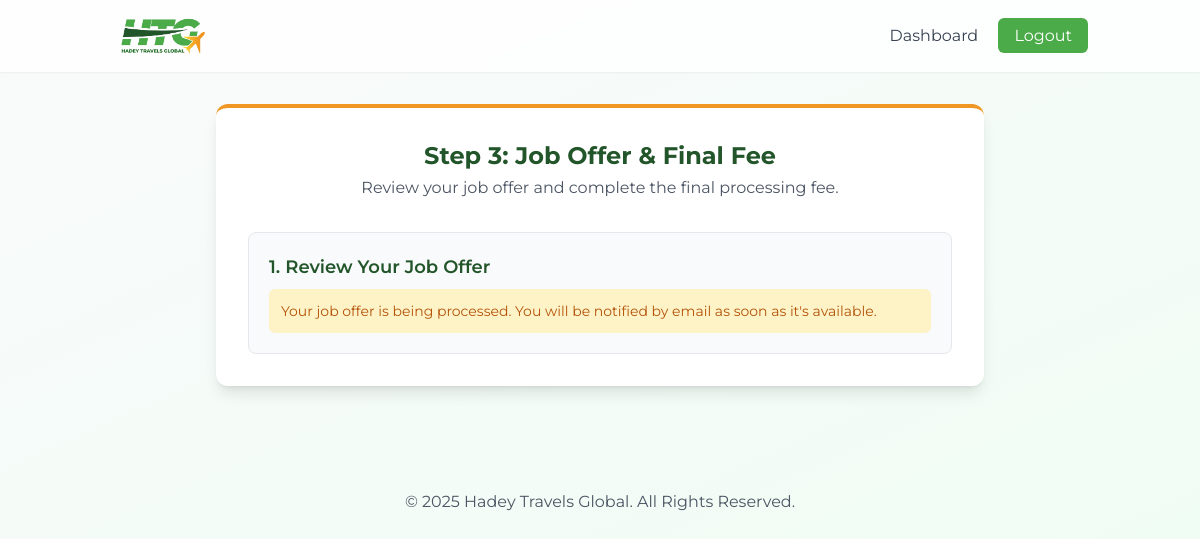
The app's page /worker/job-offer/ (signed in), older data.
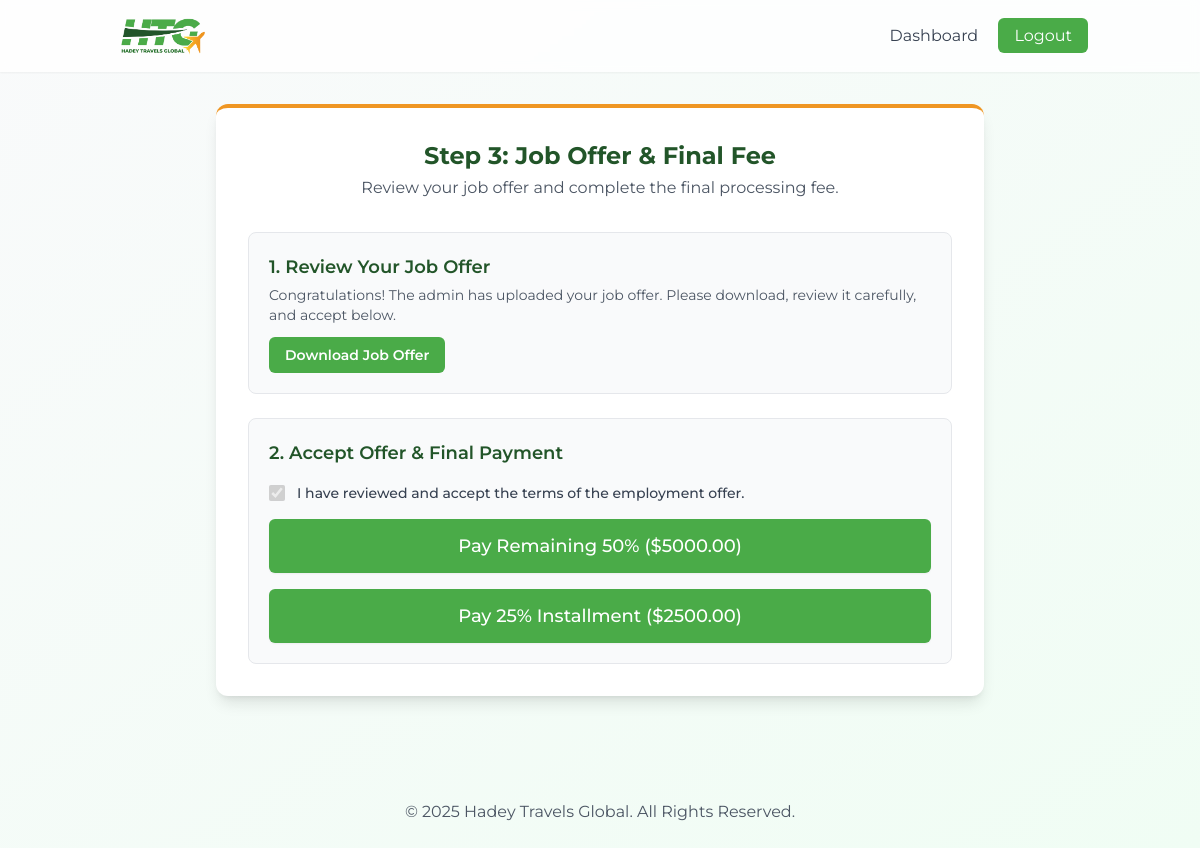
The same page, newer data.
### portal/models.py (models this page shows, shortened)
class WorkApplication(models.Model):
    class WorkApplicationStatus(models.TextChoices):
        STEP_1_APPLICATION_FORM = 'STEP_1_APPLICATION_FORM', 'Step 1: Application Form'
        STEP_2_EMPLOYMENT_FORM = 'STEP_2_EMPLOYMENT_FORM', 'Step 2: Employment Form & 50% Fee'
        STEP_3_JOB_OFFER = 'STEP_3_JOB_OFFER', 'Step 3: Job Offer & Final Fee'
        STEP_4_VISA_APPLICATION = 'STEP_4_VISA_APPLICATION', 'Step 4: Visa Application'
        COMPLETED = 'COMPLETED', 'Completed'
    class VisaStatus(models.TextChoices):
        NOT_STARTED = 'NOT_STARTED', 'Not Started'
        IN_PROGRESS = 'IN_PROGRESS', 'In Progress'
        APPROVED = 'APPROVED', 'Approved'
        REJECTED = 'REJECTED', 'Rejected'
    user = models.OneToOneField(settings.AUTH_USER_MODEL, on_delete=models.CASCADE, related_name='work_application')
    status = models.CharField(max_length=50, choices=WorkApplicationStatus.choices, default=WorkApplicationStatus.STEP_1_APPLICATION_FORM)
    visa_status = models.CharField(max_length=50, choices=VisaStatus.choices, default=VisaStatus.NOT_STARTED)
    passport_photograph = models.ImageField(upload_to='passport_photos/', blank=True, null=True)
    full_name = models.CharField(max_length=255, blank=True, null=True)
    gender = models.CharField(max_length=20, blank=True, null=True)
    date_of_birth = models.DateField(blank=True, null=True)
    place_of_birth = models.CharField(max_length=100, blank=True, null=True)
    nationality = models.CharField(max_length=100, blank=True, null=True)
    passport_number = models.CharField(max_length=100, blank=True, null=True)
    passport_issue_date = models.DateField(blank=True, null=True)
    passport_expiry_date = models.DateField(blank=True, null=True)
    marital_status = models.CharField(max_length=20, blank=True, null=True)
    current_address = models.CharField(max_length=255, blank=True, null=True)
    contact_number = models.CharField(max_length=20, blank=True, null=True)
    email = models.EmailField(blank=True, null=True)
    job_title = models.CharField(max_length=255, blank=True, null=True)
    sponsor = models.CharField(max_length=100, blank=True, null=True)
    destination_country = models.ForeignKey(Country, on_delete=models.SET_NULL, null=True, blank=True)
    applied_before = models.BooleanField(default=False)
    previous_application_details = models.TextField(blank=True)
    highest_qualification = models.CharField(max_length=255, blank=True, null=True)
    field_of_study = models.CharField(max_length=255, blank=True, null=True)
    years_of_experience = models.CharField(max_length=50, blank=True, null=True)
    skills_certifications = models.TextField(blank=True)
    declaration_agreed = models.BooleanField(default=False)
    job_offer_accepted = models.BooleanField(default=False)
    created_at = models.DateTimeField(auto_now_add=True)
    updated_at = models.DateTimeField(auto_now=True)

### portal/views.py (the view)
# urls.py: path('worker/job-offer/', views.work_job_offer_view, name='work_job_offer'),
@login_required
def work_job_offer_view(request):
    application = request.user.work_application
    if request.method == 'POST':
        application.job_offer_accepted = True
        application.save()
        return JsonResponse({'success': True, 'message': 'Offer accepted successfully!'})
    job_offer = Document.objects.filter(work_application=application, document_type=Document.DocumentType.JOB_OFFER, is_admin_upload=True).first()
    fifty_paid = Payment.objects.filter(work_application=application, purpose=Payment.PaymentPurpose.WORK_VISA_50_PERCENT, status=Payment.PaymentStatus.SUCCESSFUL).exists()
    final_fifty_paid = Payment.objects.filter(work_application=application, purpose=Payment.PaymentPurpose.WORK_VISA_FINAL_50_PERCENT, status=Payment.PaymentStatus.SUCCESSFUL).exists()
    twenty_five_paid_count = Payment.objects.filter(work_application=application, purpose=Payment.PaymentPurpose.WORK_VISA_25_PERCENT, status=Payment.PaymentStatus.SUCCESSFUL).count()
    payment_status = 'none'
    if final_fifty_paid or twenty_five_paid_count >= 2:
        payment_status = 'full_paid'
    elif fifty_paid:
        payment_status = 'half_paid'
    remaining_50_percent = 0
    remaining_25_percent = 0
    if application.destination_country:
        total_fee = application.destination_country.processing_fee
        remaining_50_percent = total_fee * Decimal('0.50')
        remaining_25_percent = total_fee * Decimal('0.25')
    context = {
        'application': application, 'job_offer': job_offer,
        'payment_status': payment_status,
        'remaining_50_percent': remaining_50_percent,
        'remaining_25_percent': remaining_25_percent
    }
    return render(request, 'portal/work_job_offer.html', context)

### templates/portal/work_job_offer.html (shortened to what this page needs)
{% extends "base.html" %}
{% block content %}
<div class="max-w-3xl mx-auto">
    <div class="bg-white p-8 rounded-xl shadow-lg border-t-4 border-accent-orange">
        <div class="text-center mb-8">
            <h1 class="text-2xl font-bold text-dark-green">Step 3: Job Offer & Final Fee</h1>
            <p class="text-gray-600 mt-1">Review your job offer and complete the final processing fee.</p>
        </div>
        <div class="space-y-6">
            <div class="p-5 border rounded-lg bg-gray-50">
                <h2 class="text-lg font-semibold text-dark-green">1. Review Your Job Offer</h2>
                {% if job_offer %}
                    <p class="text-sm text-gray-600 mt-1">Congratulations! The admin has uploaded your job offer. Please download, review it carefully, and accept below.</p>
                    <a href="{{ job_offer.file.url }}" download class="mt-3 inline-flex items-center px-4 py-2 bg-primary-green text-white font-semibold rounded-md hover:bg-dark-green text-sm">
                        Download Job Offer
                    </a>
                {% else %}
                    <p class="mt-2 text-sm text-amber-700 bg-amber-100 p-3 rounded-md">Your job offer is being processed. You will be notified by email as soon as it's available.</p>
                {% endif %}
            </div>
            {% if job_offer %}
                <div class="p-5 border rounded-lg bg-gray-50">
                    <h2 class="text-lg font-semibold text-dark-green">2. Accept Offer & Final Payment</h2>
                    {% if payment_status == 'full_paid' %}
                        <div class="mt-2 text-center p-4 bg-green-50 rounded-md">
                            <p class="font-semibold text-green-800">All payments have been completed successfully!</p>
                        </div>
                    {% else %}
                        <div class="flex items-start my-4">
                            <div class="flex items-center h-5">
                                <input id="acceptOffer" name="acceptOffer" type="checkbox" class="focus:ring-primary-green h-4 w-4 text-primary-green border-gray-300 rounded" {% if application.job_offer_accepted %}checked disabled{% endif %}>
                            </div>
                            <div class="ml-3 text-sm">
                                <label for="acceptOffer" class="font-medium text-gray-700">I have reviewed and accept the terms of the employment offer.</label>
                            </div>
                        </div>
                        {% if payment_status == 'half_paid' %}
                            <div class="space-y-4">
                                <button id="pay50Btn" disabled class="payment-btn w-full flex justify-center py-3 px-4 border border-transparent rounded-md shadow-sm text-lg font-medium text-white bg-gray-400 cursor-not-allowed">
                                    Pay Remaining 50% (${{ remaining_50_percent|floatformat:2 }})
                                </button>
                                <button id="pay25Btn" disabled class="payment-btn w-full flex justify-center py-3 px-4 border border-transparent rounded-md shadow-sm text-lg font-medium text-white bg-gray-400 cursor-not-allowed">
                                    Pay 25% Installment (${{ remaining_25_percent|floatformat:2 }})
                                </button>
                            </div>
                        {% endif %}
                    {% endif %}
                </div>
            {% endif %}
        </div>
    </div>
</div>
{% endblock %}

Row changes from the older to the newer data that the page shows:
now on this page (row edited): WorkApplication: job_offer_accepted "☑"
Text that changed along with them:
{{ remaining_50_percent|floatformat:2 }}: (not shown) → "5000.00"
{{ remaining_25_percent|floatformat:2 }}: (not shown) → "2500.00"
text no longer shown: "Your job offer is being processed. You will be notified by email as soon as it's available."
text now shown: "Congratulations! The admin has uploaded your job offer. Please download, review it carefully, and accept below. Download Job Offer 2. Accept Offer & Final Payment I have reviewed and accept the terms of the employment offer. Pay Remaining 50% ($ ) Pay 25% Installment ($ )"
